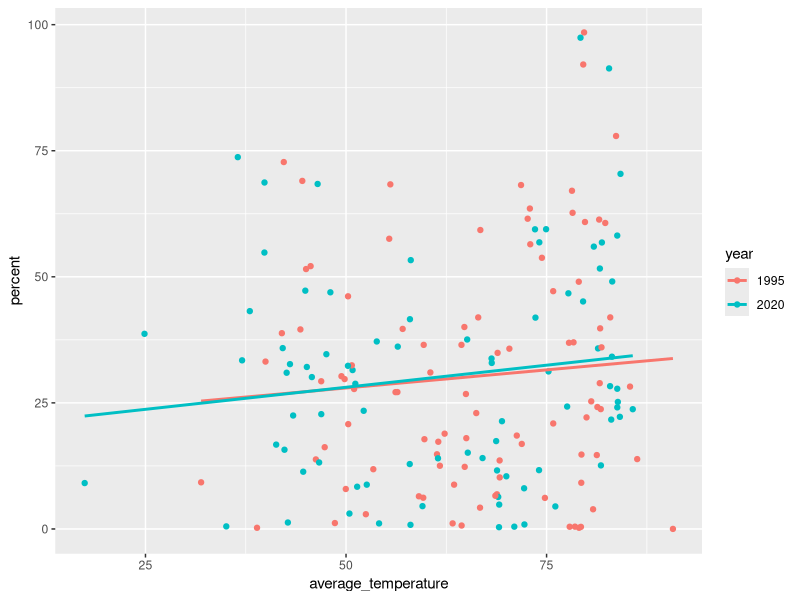
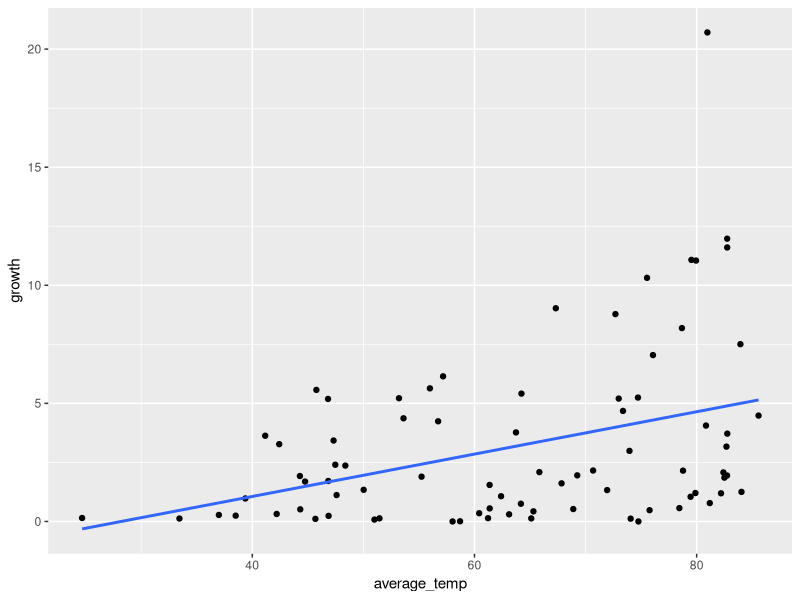

Here is the R script that generated these plots, in order:
## ---- chunk 1
library(readr)
library(dplyr)
library(tidyverse)
library(stringr)
library(ggplot2)
## ---- chunk 2
forest_km <- read_delim("forest_area_km.csv")
forest_percent <- read_delim("forest_area_percent.csv")
global_temp <- read_delim("Global_Temperatures.csv")
## ---- chunk 3
head(forest_km,5) 
head(forest_percent,5) 
head(global_temp,5)
## ---- chunk 4
forest_km <- forest_km %>%
  rename(country = `Country Name`)
  head(forest_km, 5)
## ---- chunk 5
forest_percent <- forest_percent %>%
  rename(country = `Country Name`)
  head(forest_km, 5)
## ---- chunk 6
global_temp <- global_temp %>%
  mutate(year = as.character(year))
## ---- chunk 7
countryList <- c('country', 'Country Code')

longForestKM <- forest_km %>%
   pivot_longer(!countryList, names_to = "year", values_to = "km")
longForestKM

## ---- chunk 8

longForestPercent <- forest_percent %>%
   pivot_longer(!countryList, names_to = "year", values_to = "percent")
longForestPercent
## ---- chunk 9
forest_km_percent <- left_join(longForestKM, longForestPercent)
forest_km_percent
## ---- chunk 10
final_set2 <- inner_join(global_temp, forest_km_percent)
final_set2
## ---- chunk 11
final_set2 %>% filter(year==2020 | year==1995) %>% group_by(year) %>% 
  ggplot(aes(x=average_temperature, y=percent, col=year)) + geom_point() + 
  geom_smooth(method=lm, se=FALSE)
## ---- chunk 12
final_set2 %>% filter(year==2020 | year==1995) %>% group_by(year) %>% 
  filter(rank(-percent)==1) %>% summarize(country, average_temperature, percent)
## ---- chunk 13
final_set2 %>% 
  group_by(temperature_range = factor(round(average_temperature/10)*10)) %>% 
  reframe(average_percent=mean(percent, na.rm=TRUE)) %>% 
  arrange(rank(-average_percent))
## ---- chunk 14
final_set2 %>% filter(year==1995 | year==2020) %>% group_by(country) %>% 
  reframe(average_temp=mean(average_temperature), growth=abs(diff(percent))) %>% 
  ggplot(aes(x=average_temp, y=growth)) + geom_point() + 
  geom_smooth(method=lm, se=FALSE)
## ---- chunk 15
final_set2 %>% filter(year==1995 | year==2020) %>% group_by(country) %>% 
  reframe(average_temp=mean(average_temperature), growth=abs(diff(percent))) %>% 
  filter(rank(-growth)==1) %>% summarize(country, average_temp, growth)
## ---- chunk 16
final_set2 %>% filter(year==1995 | year==2020) %>% group_by(country) %>% 
  reframe(average_temp=mean(average_temperature), growth=abs(diff(percent))) %>% 
  ungroup() %>% 
  group_by(temperature_range=factor(round(average_temp/10)*10)) %>% 
  reframe(average_growth = mean(growth, na.rm=TRUE)) %>% 
  arrange(rank(-average_growth))
